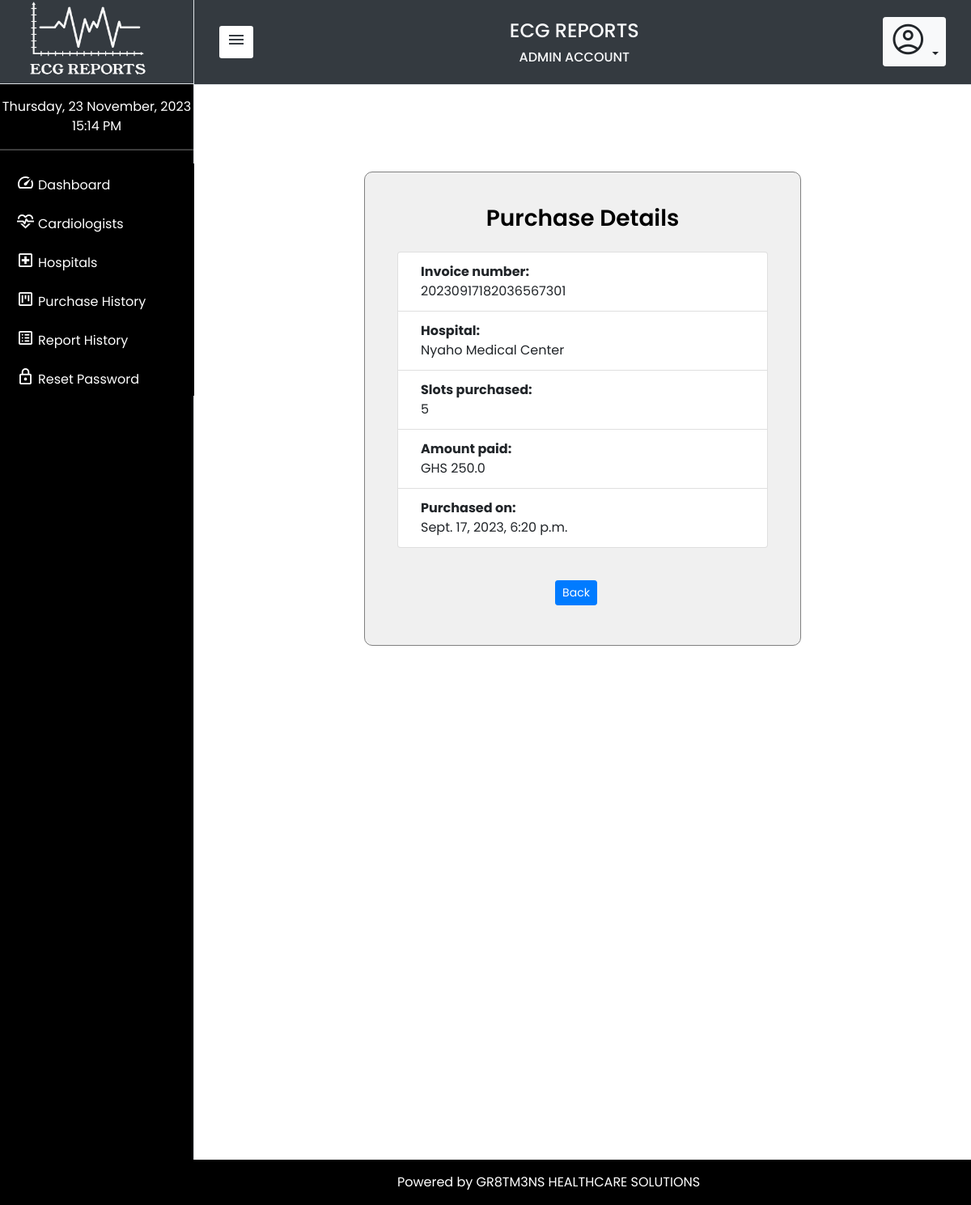
Screenshot of /superuser/view-purchase-details/23 (signed in) with the database file from the repository.
### superuser/models.py (models this page shows, shortened)
class PurchaseHistory(models.Model):
    reference = models.CharField(max_length=100, null=True, default="")
    invoice_no = models.CharField(max_length=100, null=True, default="")
    hospital = models.ForeignKey(Hospital, on_delete=models.DO_NOTHING)
    amount = models.FloatField(default=0.00)
    slots_bought = models.IntegerField(default=0)
    date_created = models.DateTimeField(auto_now_add=True)
    completed = models.BooleanField(default=False)

class Hospital(models.Model):
    user = models.ForeignKey(User, on_delete=models.CASCADE)
    hospital_name = models.CharField(max_length=255, null=True)
    available_slots = models.IntegerField(default=0)
    logo = models.ImageField(upload_to = 'logo-uploads/', default = 'superuser\static\superuser\media\ekg.png', blank=True)
    contact = models.CharField(max_length=255, default='1234567890', null=True)
    country = models.CharField(max_length=255, default='Ghana', null=True)
    town = models.CharField(max_length=255, null=True)
    address = models.CharField(max_length=255, null=True)
    created_on = models.DateTimeField(auto_now_add=True)

### superuser/views.py (the view)
# urls.py: path('view-purchase-details/<int:pk>', views.viewPurchaseDetails, name="viewPurchaseDetails"),
@login_required(login_url='login:login')
def viewPurchaseDetails(request, **kwargs):
    template_name = 'superuser/view-purchase-details.html'
    page = 'View Purchase Details'
    pk = kwargs.get('pk')
    purchase = get_object_or_404(PurchaseHistory, pk=pk)
    return render(request, template_name, {
        'purchase': purchase,
        'page': page
        })

### superuser/context_processors.py (called while the page is built)
def counter(request):
    now = datetime.now()
    year = now.year
    date = now.strftime("%A, %d %B, %Y")
    time = now.strftime("%H:%M %p")
    return { 'date': date, 'time': time, 'year':year }

### superuser/templates/superuser/view-purchase-details.html
{% extends 'superuser/base.html' %}
{% load static %}
{% block content %}
        <div class="form-body">
            <div class="row">
                <div class="form-holder">
                    <div class="form-content">
                        <div class="form-items">
                            <h3 class="text-center mb-4">Purchase Details</h3>
                            <ul class="list-group">
                                  <li class="list-group-item d-flex justify-content-between align-items-start">
                                    <div class="ms-2 me-auto">
                                      <div class="fw-bold">Invoice number:</div>{{ purchase.invoice_no }}
                                    </div>
                                  </li>
                                  <li class="list-group-item d-flex justify-content-between align-items-start">
                                    <div class="ms-2 me-auto">
                                      <div class="fw-bold">Hospital:</div>
                                      {{ purchase.hospital.hospital_name }}
                                    </div>
                                  </li>
                                <li class="list-group-item d-flex justify-content-between align-items-start">
                                  <div class="ms-2 me-auto">
                                    <div class="fw-bold">Slots purchased:</div>{{ purchase.slots_bought }}
                                  </div>
                                </li>
                                <li class="list-group-item d-flex justify-content-between align-items-start">
                                  <div class="ms-2 me-auto">
                                    <div class="fw-bold">Amount paid:</div>
                                    GHS {{ purchase.amount }}
                                  </div>
                                </li>
                                <li class="list-group-item d-flex justify-content-between align-items-start">
                                  <div class="ms-2 me-auto">
                                    <div class="fw-bold">Purchased on:</div>
                                    {{ purchase.date_created }}
                                  </div>
                                </li>
                  </ul>
<br/>
                              <div class="mt-3 text-center">
                                <a onclick="window.history.go(-1); return false;"><button type="button" class="btn btn-primary btn-sm mr-3">Back</button></a>
                            </div>
                        </div>
                    </div>
                </div>
            </div>
        </div>
{% endblock %}

### superuser/static/superuser/css/style.css (style rules this page uses)
:root { --baseColor: #343A40; }
*, body { font-family: 'Poppins', sans-serif; font-weight: 400; -webkit-font-smoothing: antialiased; text-rendering: optimizeLegibility; -moz-osx-font-smoothing: grayscale; }
.form-holder { display: flex; flex-direction: column; justify-content: center; align-items: center; text-align: center; min-height: 100vh; background-color: #fff; }
.form-holder .form-content { position: relative; text-align: center; display: -webkit-box; display: -moz-box; display: -ms-flexbox; display: -webkit-flex; display: flex; -webkit-justify-content: center; justify-content: center; -webkit-align-items: center; align-items: center; padding: 60px; }
.form-content .form-items { border: 1px solid grey; padding: 40px; display: inline-block; width: 100%; min-width: 540px; -webkit-border-radius: 10px; -moz-border-radius: 10px; border-radius: 10px; text-align: left; -webkit-transition: all 0.4s ease; transition: all 0.4s ease; }
.form-content h3 { color: #000; text-align: left; font-size: 28px; font-weight: 600; margin-bottom: 5px; }

### superuser/static/superuser/css/styles.css (style rules this page uses)
:root { --baseColor: #343A40; }
.form-body .row .form-holder .form-content .form-items { background-color: #f0f0f0; }
.form-body .row .form-holder .form-content .form-items .text-center { margin-bottom: 2%; }

### rows the page displays
PurchaseHistory: invoice_no "20230917182036567301", hospital.hospital_name "Nyaho Medical Center", slots_bought "5", amount "250.0", date_created "Sept. 17, 2023, 6:20 p.m."
